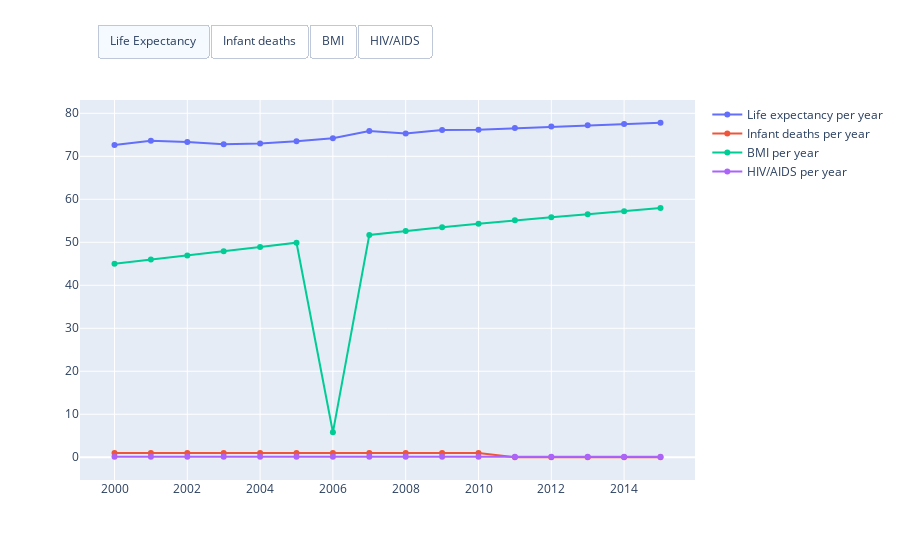

The cell this chart's notebook holds for it:
### Code cell
import plotly.graph_objects as go

fig = go.Figure()

#Traces

fig.add_trace(go.Scatter(
    x=list(selected.Year),
    y=list(selected['Life expectancy']),
    name = 'Life expectancy per year',
))

fig.add_trace(go.Scatter(
    x=list(selected.Year),
    y=list(selected['infant deaths']),
    name = 'Infant deaths per year',
))

fig.add_trace(go.Scatter(
    x=list(selected.Year),
    y=list(selected[' BMI ']),
    name = 'BMI per year',
))

fig.add_trace(go.Scatter(
    x=list(selected.Year),
    y=list(selected[' HIV/AIDS']),
    name = 'HIV/AIDS per year',
))

fig.update_layout(
    updatemenus=[
        dict(
            type='buttons',
            direction = 'right',
            active = 0,
            x = 0.57,
            y = 1.2,
            buttons = list([
                dict(label = 'Life Expectancy',
                    method = 'update',
                    args = [{'visible': [True, False, False, False]},
                         {'title': 'Life Expectancy per year',}]),
                
                dict(label = 'Infant deaths',
                    method = 'update',
                    args = [{'visible': [False, True, False, False]},
                         {'title': 'Infants death per year',}]),
                
                dict(label = 'BMI',
                    method = 'update',
                    args = [{'visible': [False, False, True, False]},
                         {'title': 'BMI indicator per year',}]),
                
                dict(label = 'HIV/AIDS',
                    method = 'update',
                    args = [{'visible': [False, False, False, True]},
                         {'title': 'HIV/AIDS percentage per year',}])
        ])
    )
])

fig.show()

### Figure 1 — Plotly figure (JSON) as saved in the notebook; plotly's stock layout.template omitted (floating-point values rounded to 4 significant figures)
{"data": [{"name": "Life expectancy per year", "type": "scatter", "x": [2015, 2014, 2013, 2012, 2011, 2010, 2009, 2008, 2007, 2006, 2005, 2004, 2003, 2002, 2001, 2000], "y": [77.8, 77.5, 77.2, 76.9, 76.6, 76.2, 76.1, 75.3, 75.9, 74.2, 73.5, 73, 72.8, 73.3, 73.6, 72.6]}, {"name": "Infant deaths per year", "type": "scatter", "x": [2015, 2014, 2013, 2012, 2011, 2010, 2009, 2008, 2007, 2006, 2005, 2004, 2003, 2002, 2001, 2000], "y": [0, 0, 0, 0, 0, 1, 1, 1, 1, 1, 1, 1, 1, 1, 1, 1]}, {"name": "BMI per year", "type": "scatter", "x": [2015, 2014, 2013, 2012, 2011, 2010, 2009, 2008, 2007, 2006, 2005, 2004, 2003, 2002, 2001, 2000], "y": [58, 57.2, 56.5, 55.8, 55.1, 54.3, 53.5, 52.6, 51.7, 5.8, 49.9, 48.9, 47.9, 46.9, 46, 45]}, {"name": "HIV/AIDS per year", "type": "scatter", "x": [2015, 2014, 2013, 2012, 2011, 2010, 2009, 2008, 2007, 2006, 2005, 2004, 2003, 2002, 2001, 2000], "y": [0.1, 0.1, 0.1, 0.1, 0.1, 0.1, 0.1, 0.1, 0.1, 0.1, 0.1, 0.1, 0.1, 0.1, 0.1, 0.1]}], "layout": {"updatemenus": [{"active": 0, "buttons": [{"args": [{"visible": [true, false, false, false]}, {"title": "Life Expectancy per year"}], "label": "Life Expectancy", "method": "update"}, {"args": [{"visible": [false, true, false, false]}, {"title": "Infants death per year"}], "label": "Infant deaths", "method": "update"}, {"args": [{"visible": [false, false, true, false]}, {"title": "BMI indicator per year"}], "label": "BMI", "method": "update"}, {"args": [{"visible": [false, false, false, true]}, {"title": "HIV/AIDS percentage per year"}], "label": "HIV/AIDS", "method": "update"}], "direction": "right", "type": "buttons", "x": 0.57, "y": 1.2}]}}
